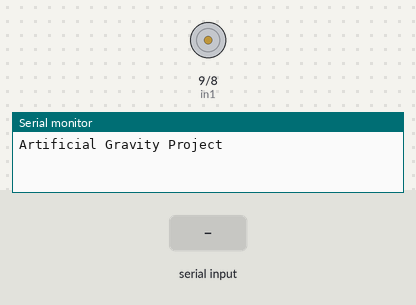
Bench run of a sketch on a simulated Arduino Uno, built with avr-gcc and run on an emulated ATmega328P. Parts: motor-driver pin pairs drawn as motors (green arrow = first pin HIGH = forward, orange = second pin HIGH = backward, longer = more drive, scaled by the enable pin), the last lines printed to the serial monitor. The test bench sets the inputs (shaded band).

Above: at 1.2 s.
1.3 s: "start" received over Serial
At 3.0 s:
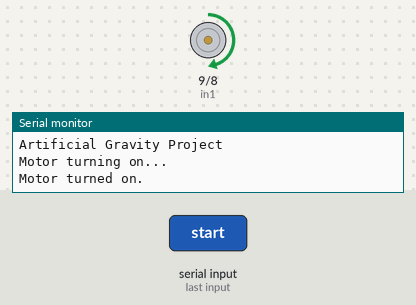
3.8 s: "stop" received over Serial
At 6.1 s:
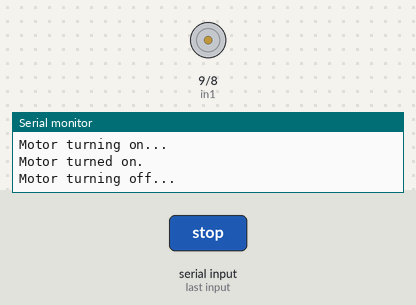
Timing chart, 0 to 7.6 s (numbered marks = the images above; inputs shaded):
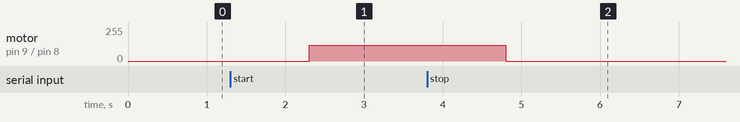

Measured:
- after the input at 1.3 s, motor on pin 9 (in1) / pin 8 (in2): stopped → forward 120/255 after 1.0 s
- after the input at 3.8 s, motor on pin 9 (in1) / pin 8 (in2): forward 120/255 → stopped after 1.0 s

The sketch:

motorTest.ino
```cpp
int speedPin = 10;
int in1 = 9;
int in2 = 8;


int motorSpeed = 0;
boolean decMotorSpeed = false;
int decCounter = 0;

const int MINSPEED = 120;

String inputCommand;
int speedValue = MINSPEED;
int flag = 0;

void setup() {
  Serial.begin(9600);
  Serial.print("Artificial Gravity Project\n\n");
  pinMode(speedPin, OUTPUT);
  pinMode(in1, OUTPUT);
  pinMode(in2, OUTPUT);
}

void startMotor()
{
  digitalWrite(in1, HIGH);
  digitalWrite(in2, LOW);

  Serial.print("Motor turning on...\n");

  motorSpeed = MINSPEED;  //MINSPEED is the minimun voltage possible to run the mototr at the minimum speed
  analogWrite(speedPin, motorSpeed);

  delay(500);

  Serial.print("Motor turned on.\n\n");
}

void changeSpeed(int newSpeed)
{
  Serial.print("Changing analog speed value to ");
  Serial.print(newSpeed);
  Serial.print("...\n");

  analogWrite(speedPin, newSpeed);

  delay(500);

  Serial.print("Updated speed.\n\n");
}

void stopMotor()
{
  digitalWrite(in1, LOW);
  digitalWrite(in2, LOW);

  motorSpeed = 0;
  analogWrite(speedPin, motorSpeed);

  Serial.print("Motor turning off...\n");

  delay(2000);

  Serial.print("Motor turned off.\n\n");
}


void loop()
{
  inputCommand = Serial.readString();

  if (inputCommand.equals("start"))
  {
    flag = 1;
  }
  else
  {
    if (inputCommand.equals("stop"))
    {
      flag = 2;
    }
    else
    {
      if (inputCommand.substring(0, 9).equals("new speed"))
      {
        speedValue = inputCommand.substring(10,inputCommand.length()).toInt();

        if (speedValue > MINSPEED && speedValue < 255 && flag == 3)
        {
          flag = 4;
        }
        else
        {
          if (flag != 3)
          {
            Serial.print("\nYou have to start the motor before you can update the speed\n");
          }
          else
          {
            Serial.print("\nAnalog speed value is between ");
            Serial.print(MINSPEED+1);
            Serial.print(" and 254\n");
          }
        }
      }
    }
  }

  if (flag == 1)
  {
    startMotor();
    flag = 3;
  }
  else
  {
    if (flag == 2)
    {
      stopMotor();
      flag = 0;
    }
    else
    {
      if (flag == 4)
      {
        changeSpeed(speedValue);
        flag = 3;
      }
    }
  }
}
```
